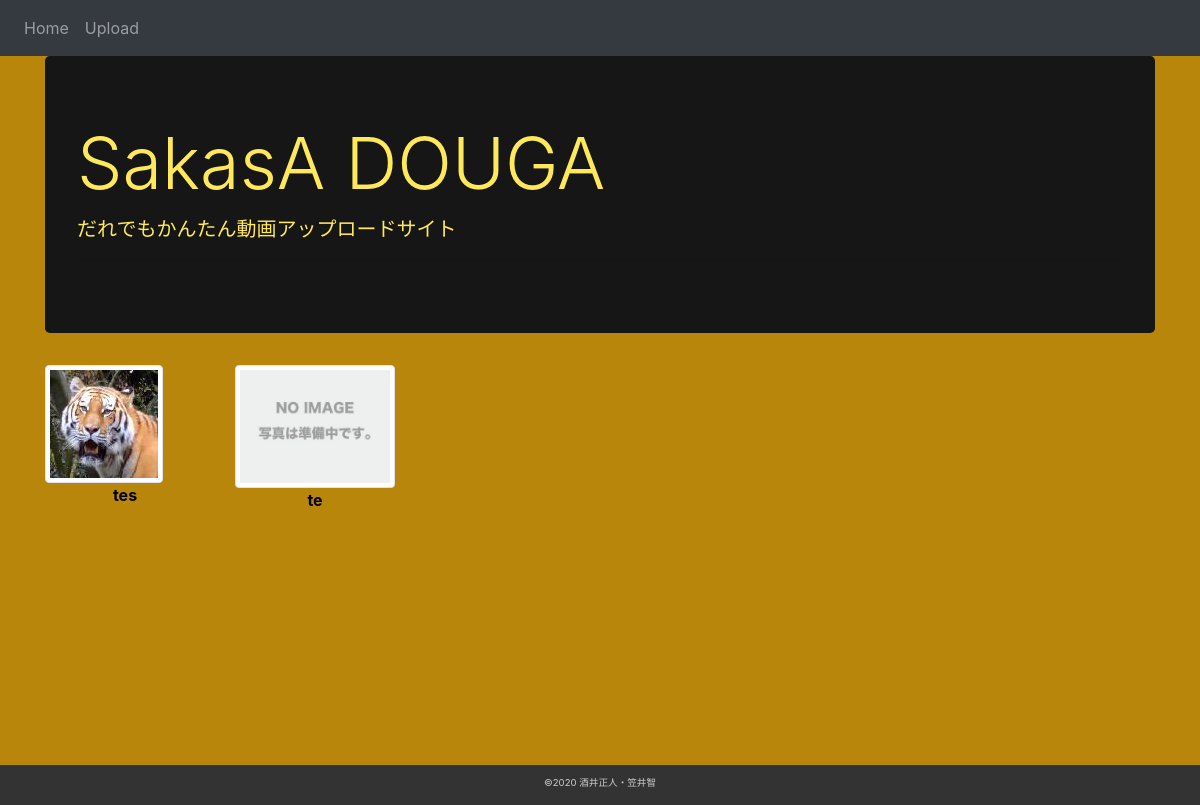
/, run on an earlier commit of the app's database.
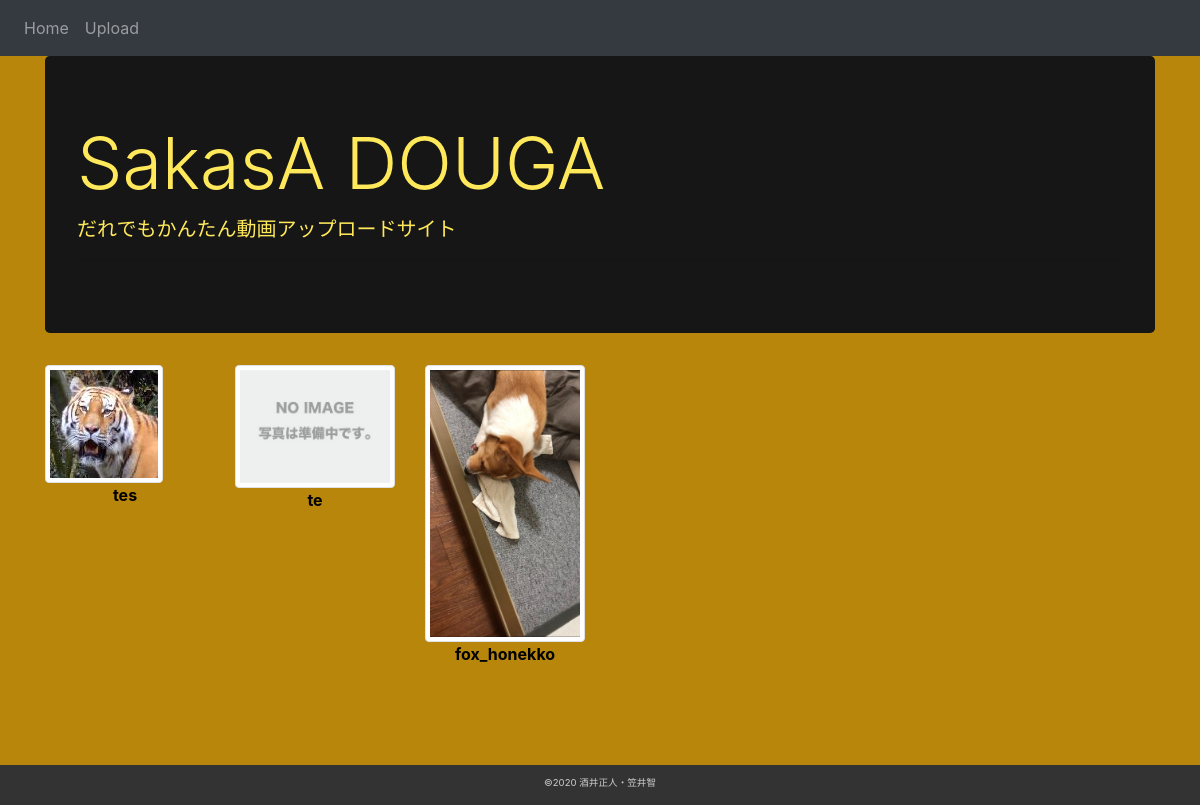
And on a later commit of the database.
### videos/models.py (models this page shows, shortened)
class Video(models.Model):
    title = models.CharField('動画タイトル', max_length=255)
    description = models.TextField('説明(空欄可)', blank=True)
    thumbnail = models.ImageField('サムネイル(空欄可)', upload_to='thumbnails/', null=True, blank=True)  # /media/thumbnails/ファイル名
    upload = models.FileField('ファイル', upload_to='uploads/%Y/%m/%d/')  # /media/uploads/2018/3/20/ファイル名
    created_at = models.DateTimeField('作成日', auto_now_add=True)  # default=timezone.nowと違い、入力欄は表示されない
    updated_at = models.DateTimeField('更新日', auto_now=True)  # 更新するたびにその日時が格納される

### videos/views.py (the view)
# urls.py: path('', views.IndexView.as_view(), name='index'),
class IndexView(generic.ListView):
    model = Video
    paginate_by = 6

### videos/templates/videos/video_list.html (shortened to what this page needs)
{% extends 'videos/base.html' %}
{% load static %}
{% block content %}
<div class="row video">
  {% for video in video_list %}
    <div class="col-6 col-md-2">
      <a href="{% url 'videos:play' video.pk %}">
        {% if video.thumbnail %}
          <img class="img-thumbnail" src="{{ video.thumbnail.url }}" alt="{{ video.title }}">
        {% else %}
          <img class="img-thumbnail" src="{% static 'videos/noimage.jpg' %}" alt="{{ video.title }}">
        {% endif %}
      </a>
      <p class="text-center">{{ video.title }}</p>
    </div>
  {% endfor %}
</div>
{% endblock %}

### videos/templates/videos/base.html (shortened to what this page needs)
{% load static %}
<!doctype html>
<html lang="ja">
  <head>
    <link rel="stylesheet" href="https://maxcdn.bootstrapcdn.com/bootstrap/4.0.0/css/bootstrap.min.css">
    <link rel="stylesheet" href="{% static 'videos/main.css' %}">
  </head>
  <body>
    <nav class="navbar navbar-expand-lg navbar-dark bg-dark">
      <div class="collapse navbar-collapse" id="navbarSupportedContent">
        <ul class="navbar-nav mr-auto">
          <li class="nav-item">
            <a class="nav-link" href="{% url 'videos:index' %}">Home</a>
          </li>
          <li class="nav-item">
            <a class="nav-link" href="{% url 'videos:upload' %}">Upload</a>
          </li>
        </ul>
      </div>
    </nav>
    <div class="container">
      <div class="jumbotron">
        <h1 class="display-3">SakasA DOUGA</h1>
        <p class="lead">だれでもかんたん動画アップロードサイト</p>
        <hr class="my-2">
      </div>
      {% block content %}{% endblock %}
    </div>
  </body>
  <footer>
    <div class="footer-sample"><div class="copyright-sample"><small>&copy;2020 酒井正人・笠井智</small></div></div>
  </footer>
</html>

### videos/static/videos/main.css (style rules this page uses)
body { background-color: #b8860b; color:black; overflow: visible; height: 100vh; }
div.container { color:#ffe95b; }
.jumbotron { background-color: #161616; }
.video { height: 400px; }
p.text-center { color:black; font-weight: bold; }
div.footer-sample { background-color:#333; height:40px; width: 100%; bottom: 0; text-align:center; bottom: 0; padding-top: 10px; overflow:hidden; }
div.copyright-sample { color: #ccc; font-size: 12px; line-height: 1.2em; }

What changed in the data, as far as the page shows it:
added Video: thumbnail (picture), title "fox_honekko"
